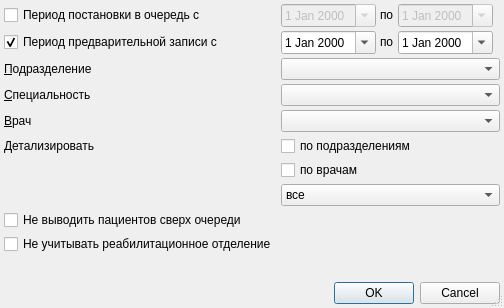
<?xml version="1.0" encoding="UTF-8"?>
<ui version="4.0">
 <class>PreRecordSpecialityDialog</class>
 <widget class="QDialog" name="PreRecordSpecialityDialog">
  <property name="windowModality">
   <enum>Qt::ApplicationModal</enum>
  </property>
  <property name="geometry">
   <rect>
    <x>0</x>
    <y>0</y>
    <width>504</width>
    <height>308</height>
   </rect>
  </property>
  <property name="windowTitle">
   <string>параметры отчёта</string>
  </property>
  <property name="sizeGripEnabled">
   <bool>true</bool>
  </property>
  <layout class="QGridLayout" name="gridLayout">
   <property name="margin">
    <number>4</number>
   </property>
   <property name="spacing">
    <number>4</number>
   </property>
   <item row="0" column="2">
    <widget class="QLabel" name="lblEndDate">
     <property name="sizePolicy">
      <sizepolicy hsizetype="Maximum" vsizetype="Fixed">
       <horstretch>0</horstretch>
       <verstretch>0</verstretch>
      </sizepolicy>
     </property>
     <property name="text">
      <string>по</string>
     </property>
     <property name="buddy">
      <cstring>edtEndDate</cstring>
     </property>
    </widget>
   </item>
   <item row="0" column="3">
    <widget class="CDateEdit" name="edtEndDate">
     <property name="enabled">
      <bool>false</bool>
     </property>
     <property name="sizePolicy">
      <sizepolicy hsizetype="Maximum" vsizetype="Fixed">
       <horstretch>0</horstretch>
       <verstretch>0</verstretch>
      </sizepolicy>
     </property>
     <property name="calendarPopup">
      <bool>true</bool>
     </property>
    </widget>
   </item>
   <item row="0" column="4">
    <spacer name="spacer">
     <property name="orientation">
      <enum>Qt::Horizontal</enum>
     </property>
     <property name="sizeHint" stdset="0">
      <size>
       <width>19</width>
       <height>20</height>
      </size>
     </property>
    </spacer>
   </item>
   <item row="4" column="0">
    <widget class="QLabel" name="lblPerson">
     <property name="text">
      <string>&amp;Врач</string>
     </property>
     <property name="buddy">
      <cstring>cmbPerson</cstring>
     </property>
    </widget>
   </item>
   <item row="2" column="1" colspan="4">
    <widget class="COrgStructureComboBox" name="cmbOrgStructure"/>
   </item>
   <item row="1" column="3">
    <widget class="CDateEdit" name="edtEndDateRecord">
     <property name="sizePolicy">
      <sizepolicy hsizetype="Maximum" vsizetype="Fixed">
       <horstretch>0</horstretch>
       <verstretch>0</verstretch>
      </sizepolicy>
     </property>
     <property name="calendarPopup">
      <bool>true</bool>
     </property>
    </widget>
   </item>
   <item row="1" column="4">
    <spacer name="spacer_2">
     <property name="orientation">
      <enum>Qt::Horizontal</enum>
     </property>
     <property name="sizeHint" stdset="0">
      <size>
       <width>19</width>
       <height>20</height>
      </size>
     </property>
    </spacer>
   </item>
   <item row="3" column="0">
    <widget class="QLabel" name="lblSpeciality">
     <property name="text">
      <string>&amp;Специальность</string>
     </property>
     <property name="buddy">
      <cstring>cmbSpeciality</cstring>
     </property>
    </widget>
   </item>
   <item row="0" column="1">
    <widget class="CDateEdit" name="edtBegDate">
     <property name="enabled">
      <bool>false</bool>
     </property>
     <property name="sizePolicy">
      <sizepolicy hsizetype="Maximum" vsizetype="Fixed">
       <horstretch>0</horstretch>
       <verstretch>0</verstretch>
      </sizepolicy>
     </property>
     <property name="calendarPopup">
      <bool>true</bool>
     </property>
    </widget>
   </item>
   <item row="5" column="0">
    <widget class="QLabel" name="lblDetail">
     <property name="text">
      <string>Детализировать</string>
     </property>
    </widget>
   </item>
   <item row="7" column="1" colspan="4">
    <widget class="QComboBox" name="cmbAcceptanceType">
     <item>
      <property name="text">
       <string>все</string>
      </property>
     </item>
     <item>
      <property name="text">
       <string>амбулаторно</string>
      </property>
     </item>
     <item>
      <property name="text">
       <string>на дому</string>
      </property>
     </item>
    </widget>
   </item>
   <item row="3" column="1" colspan="4">
    <widget class="CRBComboBox" name="cmbSpeciality">
     <property name="whatsThis">
      <string>&lt;html&gt;&lt;head&gt;&lt;meta name=&quot;qrichtext&quot; content=&quot;1&quot; /&gt;&lt;style type=&quot;text/css&quot;&gt;
p, li { white-space: pre-wrap; }
&lt;/style&gt;&lt;/head&gt;&lt;body style=&quot; font-family:'MS Shell Dlg 2'; font-size:8.25pt; font-weight:400; font-style:normal;&quot;&gt;
&lt;p style=&quot;-qt-paragraph-type:empty; margin-top:0px; margin-bottom:0px; margin-left:0px; margin-right:0px; -qt-block-indent:0; text-indent:0px;&quot;&gt;&lt;/p&gt;&lt;/body&gt;&lt;/html&gt;</string>
     </property>
    </widget>
   </item>
   <item row="2" column="0">
    <widget class="QLabel" name="lblOrgStructure">
     <property name="text">
      <string>&amp;Подразделение</string>
     </property>
     <property name="buddy">
      <cstring>cmbOrgStructure</cstring>
     </property>
    </widget>
   </item>
   <item row="4" column="1" colspan="4">
    <widget class="CPersonComboBoxEx" name="cmbPerson"/>
   </item>
   <item row="8" column="0">
    <widget class="QCheckBox" name="chkShowWithoutOverTime">
     <property name="text">
      <string>Не выводить пациентов сверх очереди</string>
     </property>
    </widget>
   </item>
   <item row="10" column="0">
    <spacer>
     <property name="orientation">
      <enum>Qt::Vertical</enum>
     </property>
     <property name="sizeHint" stdset="0">
      <size>
       <width>21</width>
       <height>21</height>
      </size>
     </property>
    </spacer>
   </item>
   <item row="1" column="1">
    <widget class="CDateEdit" name="edtBegDateRecord">
     <property name="sizePolicy">
      <sizepolicy hsizetype="Maximum" vsizetype="Fixed">
       <horstretch>0</horstretch>
       <verstretch>0</verstretch>
      </sizepolicy>
     </property>
     <property name="calendarPopup">
      <bool>true</bool>
     </property>
    </widget>
   </item>
   <item row="11" column="0" colspan="5">
    <widget class="QDialogButtonBox" name="buttonBox">
     <property name="orientation">
      <enum>Qt::Horizontal</enum>
     </property>
     <property name="standardButtons">
      <set>QDialogButtonBox::Cancel|QDialogButtonBox::Ok</set>
     </property>
    </widget>
   </item>
   <item row="1" column="0">
    <widget class="QCheckBox" name="chkPeriodBeforeRecord">
     <property name="text">
      <string>Период предварительной записи с</string>
     </property>
     <property name="checked">
      <bool>true</bool>
     </property>
    </widget>
   </item>
   <item row="1" column="2">
    <widget class="QLabel" name="label_2">
     <property name="sizePolicy">
      <sizepolicy hsizetype="Maximum" vsizetype="Fixed">
       <horstretch>0</horstretch>
       <verstretch>0</verstretch>
      </sizepolicy>
     </property>
     <property name="text">
      <string>по</string>
     </property>
    </widget>
   </item>
   <item row="0" column="0">
    <widget class="QCheckBox" name="chkPeriodRecord">
     <property name="text">
      <string>Период постановки в очередь с</string>
     </property>
    </widget>
   </item>
   <item row="6" column="1" colspan="4">
    <widget class="QCheckBox" name="chkDetailOnPerson">
     <property name="text">
      <string>по врачам</string>
     </property>
    </widget>
   </item>
   <item row="5" column="1" colspan="4">
    <widget class="QCheckBox" name="chkDetailOnOrgStructure">
     <property name="text">
      <string>по подразделениям</string>
     </property>
    </widget>
   </item>
   <item row="9" column="0">
    <widget class="QCheckBox" name="chkIgnoreRehabilitation">
     <property name="text">
      <string>Не учитывать реабилитационное отделение</string>
     </property>
    </widget>
   </item>
  </layout>
 </widget>
 <customwidgets>
  <customwidget>
   <class>CDateEdit</class>
   <extends>QDateEdit</extends>
   <header>library/DateEdit</header>
  </customwidget>
  <customwidget>
   <class>CPersonComboBoxEx</class>
   <extends>QComboBox</extends>
   <header>Orgs/PersonComboBoxEx.h</header>
  </customwidget>
  <customwidget>
   <class>CRBComboBox</class>
   <extends>QComboBox</extends>
   <header>library/crbcombobox.h</header>
  </customwidget>
  <customwidget>
   <class>COrgStructureComboBox</class>
   <extends>QComboBox</extends>
   <header>Orgs/OrgStructComboBoxes.h</header>
  </customwidget>
 </customwidgets>
 <tabstops>
  <tabstop>chkPeriodRecord</tabstop>
  <tabstop>edtBegDate</tabstop>
  <tabstop>edtEndDate</tabstop>
  <tabstop>chkPeriodBeforeRecord</tabstop>
  <tabstop>edtBegDateRecord</tabstop>
  <tabstop>edtEndDateRecord</tabstop>
  <tabstop>cmbOrgStructure</tabstop>
  <tabstop>cmbSpeciality</tabstop>
  <tabstop>cmbPerson</tabstop>
  <tabstop>chkDetailOnOrgStructure</tabstop>
  <tabstop>chkDetailOnPerson</tabstop>
  <tabstop>buttonBox</tabstop>
 </tabstops>
 <resources/>
 <connections>
  <connection>
   <sender>buttonBox</sender>
   <signal>accepted()</signal>
   <receiver>PreRecordSpecialityDialog</receiver>
   <slot>accept()</slot>
   <hints>
    <hint type="sourcelabel">
     <x>190</x>
     <y>252</y>
    </hint>
    <hint type="destinationlabel">
     <x>119</x>
     <y>239</y>
    </hint>
   </hints>
  </connection>
  <connection>
   <sender>buttonBox</sender>
   <signal>rejected()</signal>
   <receiver>PreRecordSpecialityDialog</receiver>
   <slot>reject()</slot>
   <hints>
    <hint type="sourcelabel">
     <x>241</x>
     <y>252</y>
    </hint>
    <hint type="destinationlabel">
     <x>316</x>
     <y>234</y>
    </hint>
   </hints>
  </connection>
 </connections>
</ui>
